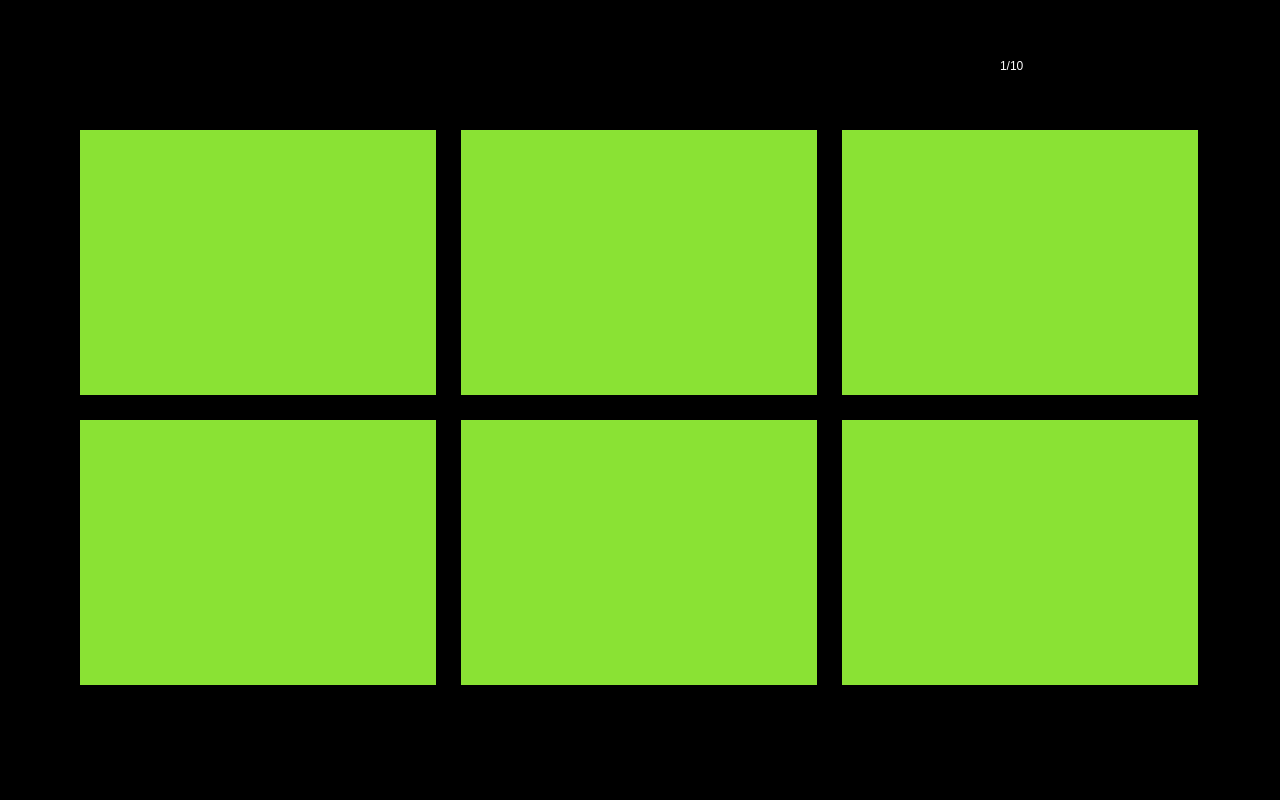
<?xml version="1.0" encoding="UTF-8"?>
<ui version="4.0">
 <class>video_browse</class>
 <widget class="QWidget" name="video_browse">
  <property name="geometry">
   <rect>
    <x>0</x>
    <y>0</y>
    <width>1280</width>
    <height>800</height>
   </rect>
  </property>
  <property name="windowTitle">
   <string>Form</string>
  </property>
  <widget class="Label_select_v" name="label_select">
   <property name="geometry">
    <rect>
     <x>20</x>
     <y>20</y>
     <width>79</width>
     <height>50</height>
    </rect>
   </property>
   <property name="styleSheet">
    <string notr="true">background-image: url(:/tu/Photo/single.png);</string>
   </property>
   <property name="text">
    <string/>
   </property>
  </widget>
  <widget class="Label_select_all_v" name="label_select_all">
   <property name="geometry">
    <rect>
     <x>120</x>
     <y>20</y>
     <width>79</width>
     <height>50</height>
    </rect>
   </property>
   <property name="styleSheet">
    <string notr="true">background-image: url(:/tu/Photo/all.png);</string>
   </property>
   <property name="text">
    <string/>
   </property>
  </widget>
  <widget class="QLabel" name="label_line">
   <property name="geometry">
    <rect>
     <x>0</x>
     <y>110</y>
     <width>1280</width>
     <height>2</height>
    </rect>
   </property>
   <property name="styleSheet">
    <string notr="true">background-image: url(:/tu/Photo/boundary.png);</string>
   </property>
   <property name="text">
    <string/>
   </property>
  </widget>
  <widget class="Label_left_v" name="label_left">
   <property name="geometry">
    <rect>
     <x>10</x>
     <y>304</y>
     <width>54</width>
     <height>205</height>
    </rect>
   </property>
   <property name="styleSheet">
    <string notr="true">background-image: url(:/tu/Photo/left.png);</string>
   </property>
   <property name="text">
    <string/>
   </property>
  </widget>
  <widget class="Label_return_v" name="label_return">
   <property name="geometry">
    <rect>
     <x>1140</x>
     <y>20</y>
     <width>122</width>
     <height>74</height>
    </rect>
   </property>
   <property name="styleSheet">
    <string notr="true">background-image: url(:/tu/Photo/return.png);</string>
   </property>
   <property name="text">
    <string/>
   </property>
  </widget>
  <widget class="Label_deselect_all_v" name="label_deselect_all">
   <property name="geometry">
    <rect>
     <x>220</x>
     <y>20</y>
     <width>79</width>
     <height>50</height>
    </rect>
   </property>
   <property name="styleSheet">
    <string notr="true">background-image: url(:/tu/Photo/cancelall.png);</string>
   </property>
   <property name="text">
    <string/>
   </property>
  </widget>
  <widget class="Label_right_v" name="label_right">
   <property name="geometry">
    <rect>
     <x>1216</x>
     <y>304</y>
     <width>54</width>
     <height>205</height>
    </rect>
   </property>
   <property name="styleSheet">
    <string notr="true">background-image: url(:/tu/Photo/right.png);</string>
   </property>
   <property name="text">
    <string/>
   </property>
  </widget>
  <widget class="Label_delete_v" name="label_delete">
   <property name="geometry">
    <rect>
     <x>1120</x>
     <y>700</y>
     <width>142</width>
     <height>88</height>
    </rect>
   </property>
   <property name="styleSheet">
    <string notr="true">background-image: url(:/tu/Photo/delete.png);</string>
   </property>
   <property name="text">
    <string/>
   </property>
  </widget>
  <widget class="QLabel" name="label_21">
   <property name="geometry">
    <rect>
     <x>0</x>
     <y>0</y>
     <width>1280</width>
     <height>800</height>
    </rect>
   </property>
   <property name="styleSheet">
    <string notr="true">background-color: rgb(0, 0, 0);</string>
   </property>
   <property name="text">
    <string/>
   </property>
  </widget>
  <widget class="Label_video_1" name="label_play_1">
   <property name="geometry">
    <rect>
     <x>80</x>
     <y>130</y>
     <width>356</width>
     <height>265</height>
    </rect>
   </property>
   <property name="styleSheet">
    <string notr="true">image: url(:/tu/Video/videoflag.png);</string>
   </property>
   <property name="text">
    <string/>
   </property>
  </widget>
  <widget class="Label_video_2" name="label_play_2">
   <property name="geometry">
    <rect>
     <x>461</x>
     <y>130</y>
     <width>356</width>
     <height>265</height>
    </rect>
   </property>
   <property name="styleSheet">
    <string notr="true">image: url(:/tu/Video/videoflag.png);</string>
   </property>
   <property name="text">
    <string/>
   </property>
  </widget>
  <widget class="Label_video_3" name="label_play_3">
   <property name="geometry">
    <rect>
     <x>842</x>
     <y>130</y>
     <width>356</width>
     <height>265</height>
    </rect>
   </property>
   <property name="styleSheet">
    <string notr="true">image: url(:/tu/Video/videoflag.png);</string>
   </property>
   <property name="text">
    <string/>
   </property>
  </widget>
  <widget class="Label_video_4" name="label_play_4">
   <property name="geometry">
    <rect>
     <x>80</x>
     <y>420</y>
     <width>356</width>
     <height>265</height>
    </rect>
   </property>
   <property name="styleSheet">
    <string notr="true">image: url(:/tu/Video/videoflag.png);</string>
   </property>
   <property name="text">
    <string/>
   </property>
  </widget>
  <widget class="Label_video_6" name="label_play_6">
   <property name="geometry">
    <rect>
     <x>842</x>
     <y>420</y>
     <width>356</width>
     <height>265</height>
    </rect>
   </property>
   <property name="styleSheet">
    <string notr="true">image: url(:/tu/Video/videoflag.png);</string>
   </property>
   <property name="text">
    <string/>
   </property>
  </widget>
  <widget class="Label_video_5" name="label_play_5">
   <property name="geometry">
    <rect>
     <x>461</x>
     <y>420</y>
     <width>356</width>
     <height>265</height>
    </rect>
   </property>
   <property name="styleSheet">
    <string notr="true">image: url(:/tu/Video/videoflag.png);</string>
   </property>
   <property name="text">
    <string/>
   </property>
  </widget>
  <widget class="QLabel" name="label_num">
   <property name="geometry">
    <rect>
     <x>1000</x>
     <y>40</y>
     <width>120</width>
     <height>51</height>
    </rect>
   </property>
   <property name="styleSheet">
    <string notr="true">color: rgb(255, 255, 255);
font: 35pt &quot;Ubuntu&quot;;</string>
   </property>
   <property name="text">
    <string>1/10</string>
   </property>
  </widget>
  <widget class="Label_photo_5" name="label_5">
   <property name="geometry">
    <rect>
     <x>461</x>
     <y>420</y>
     <width>356</width>
     <height>265</height>
    </rect>
   </property>
   <property name="styleSheet">
    <string notr="true">background-color: rgb(138, 226, 52);</string>
   </property>
   <property name="text">
    <string/>
   </property>
  </widget>
  <widget class="QLabel" name="label_tick4">
   <property name="geometry">
    <rect>
     <x>386</x>
     <y>655</y>
     <width>20</width>
     <height>20</height>
    </rect>
   </property>
   <property name="styleSheet">
    <string notr="true">image: url(:/tu/Photo/selectflag.png);</string>
   </property>
   <property name="text">
    <string/>
   </property>
  </widget>
  <widget class="Label_photo_6" name="label_6">
   <property name="geometry">
    <rect>
     <x>842</x>
     <y>420</y>
     <width>356</width>
     <height>265</height>
    </rect>
   </property>
   <property name="styleSheet">
    <string notr="true">background-color: rgb(138, 226, 52);</string>
   </property>
   <property name="text">
    <string/>
   </property>
  </widget>
  <widget class="QLabel" name="label_tick6">
   <property name="geometry">
    <rect>
     <x>1148</x>
     <y>655</y>
     <width>20</width>
     <height>20</height>
    </rect>
   </property>
   <property name="styleSheet">
    <string notr="true">image: url(:/tu/Photo/selectflag.png);</string>
   </property>
   <property name="text">
    <string/>
   </property>
  </widget>
  <widget class="QLabel" name="label_tick5">
   <property name="geometry">
    <rect>
     <x>767</x>
     <y>655</y>
     <width>20</width>
     <height>20</height>
    </rect>
   </property>
   <property name="styleSheet">
    <string notr="true">image: url(:/tu/Photo/selectflag.png);</string>
   </property>
   <property name="text">
    <string/>
   </property>
  </widget>
  <widget class="QLabel" name="label_tick2">
   <property name="geometry">
    <rect>
     <x>767</x>
     <y>365</y>
     <width>20</width>
     <height>20</height>
    </rect>
   </property>
   <property name="styleSheet">
    <string notr="true">image: url(:/tu/Photo/selectflag.png);</string>
   </property>
   <property name="text">
    <string/>
   </property>
  </widget>
  <widget class="Label_photo_1" name="label_1">
   <property name="geometry">
    <rect>
     <x>80</x>
     <y>130</y>
     <width>356</width>
     <height>265</height>
    </rect>
   </property>
   <property name="styleSheet">
    <string notr="true">background-color: rgb(138, 226, 52);</string>
   </property>
   <property name="text">
    <string/>
   </property>
  </widget>
  <widget class="QLabel" name="label_tick1">
   <property name="geometry">
    <rect>
     <x>386</x>
     <y>365</y>
     <width>20</width>
     <height>20</height>
    </rect>
   </property>
   <property name="styleSheet">
    <string notr="true">image: url(:/tu/Photo/selectflag.png);</string>
   </property>
   <property name="text">
    <string/>
   </property>
  </widget>
  <widget class="Label_photo_3" name="label_3">
   <property name="geometry">
    <rect>
     <x>842</x>
     <y>130</y>
     <width>356</width>
     <height>265</height>
    </rect>
   </property>
   <property name="styleSheet">
    <string notr="true">background-color: rgb(138, 226, 52);</string>
   </property>
   <property name="text">
    <string/>
   </property>
  </widget>
  <widget class="Label_photo_2" name="label_2">
   <property name="geometry">
    <rect>
     <x>461</x>
     <y>130</y>
     <width>356</width>
     <height>265</height>
    </rect>
   </property>
   <property name="styleSheet">
    <string notr="true">background-color: rgb(138, 226, 52);</string>
   </property>
   <property name="text">
    <string/>
   </property>
  </widget>
  <widget class="QLabel" name="label_tick3">
   <property name="geometry">
    <rect>
     <x>1148</x>
     <y>365</y>
     <width>20</width>
     <height>20</height>
    </rect>
   </property>
   <property name="styleSheet">
    <string notr="true">image: url(:/tu/Photo/selectflag.png);</string>
   </property>
   <property name="text">
    <string/>
   </property>
  </widget>
  <widget class="Label_photo_4" name="label_4">
   <property name="geometry">
    <rect>
     <x>80</x>
     <y>420</y>
     <width>356</width>
     <height>265</height>
    </rect>
   </property>
   <property name="styleSheet">
    <string notr="true">background-color: rgb(138, 226, 52);</string>
   </property>
   <property name="text">
    <string/>
   </property>
  </widget>
  <zorder>label_21</zorder>
  <zorder>label_2</zorder>
  <zorder>label_4</zorder>
  <zorder>label_select</zorder>
  <zorder>label_select_all</zorder>
  <zorder>label_line</zorder>
  <zorder>label_left</zorder>
  <zorder>label_return</zorder>
  <zorder>label_deselect_all</zorder>
  <zorder>label_right</zorder>
  <zorder>label_delete</zorder>
  <zorder>label_num</zorder>
  <zorder>label_5</zorder>
  <zorder>label_tick4</zorder>
  <zorder>label_6</zorder>
  <zorder>label_tick6</zorder>
  <zorder>label_tick5</zorder>
  <zorder>label_tick2</zorder>
  <zorder>label_1</zorder>
  <zorder>label_tick1</zorder>
  <zorder>label_3</zorder>
  <zorder>label_tick3</zorder>
  <zorder>label_play_1</zorder>
  <zorder>label_play_2</zorder>
  <zorder>label_play_3</zorder>
  <zorder>label_play_5</zorder>
  <zorder>label_play_4</zorder>
  <zorder>label_play_6</zorder>
 </widget>
 <customwidgets>
  <customwidget>
   <class>Label_photo_6</class>
   <extends>QLabel</extends>
   <header>photo_browse.h</header>
  </customwidget>
  <customwidget>
   <class>Label_photo_5</class>
   <extends>QLabel</extends>
   <header>photo_browse.h</header>
  </customwidget>
  <customwidget>
   <class>Label_photo_4</class>
   <extends>QLabel</extends>
   <header>photo_browse.h</header>
  </customwidget>
  <customwidget>
   <class>Label_photo_3</class>
   <extends>QLabel</extends>
   <header>photo_browse.h</header>
  </customwidget>
  <customwidget>
   <class>Label_photo_2</class>
   <extends>QLabel</extends>
   <header>photo_browse.h</header>
  </customwidget>
  <customwidget>
   <class>Label_photo_1</class>
   <extends>QLabel</extends>
   <header>photo_browse.h</header>
  </customwidget>
  <customwidget>
   <class>Label_return_v</class>
   <extends>QLabel</extends>
   <header>video_browse.h</header>
  </customwidget>
  <customwidget>
   <class>Label_deselect_all_v</class>
   <extends>QLabel</extends>
   <header>video_browse.h</header>
  </customwidget>
  <customwidget>
   <class>Label_delete_v</class>
   <extends>QLabel</extends>
   <header>video_browse.h</header>
  </customwidget>
  <customwidget>
   <class>Label_right_v</class>
   <extends>QLabel</extends>
   <header>video_browse.h</header>
  </customwidget>
  <customwidget>
   <class>Label_select_v</class>
   <extends>QLabel</extends>
   <header>video_browse.h</header>
  </customwidget>
  <customwidget>
   <class>Label_select_all_v</class>
   <extends>QLabel</extends>
   <header>video_browse.h</header>
  </customwidget>
  <customwidget>
   <class>Label_video_1</class>
   <extends>QLabel</extends>
   <header>video_browse.h</header>
  </customwidget>
  <customwidget>
   <class>Label_video_2</class>
   <extends>QLabel</extends>
   <header>video_browse.h</header>
  </customwidget>
  <customwidget>
   <class>Label_video_3</class>
   <extends>QLabel</extends>
   <header>video_browse.h</header>
  </customwidget>
  <customwidget>
   <class>Label_video_4</class>
   <extends>QLabel</extends>
   <header>video_browse.h</header>
  </customwidget>
  <customwidget>
   <class>Label_video_5</class>
   <extends>QLabel</extends>
   <header>video_browse.h</header>
  </customwidget>
  <customwidget>
   <class>Label_video_6</class>
   <extends>QLabel</extends>
   <header>video_browse.h</header>
  </customwidget>
  <customwidget>
   <class>Label_left_v</class>
   <extends>QLabel</extends>
   <header>video_browse.h</header>
  </customwidget>
 </customwidgets>
 <resources/>
 <connections/>
</ui>
